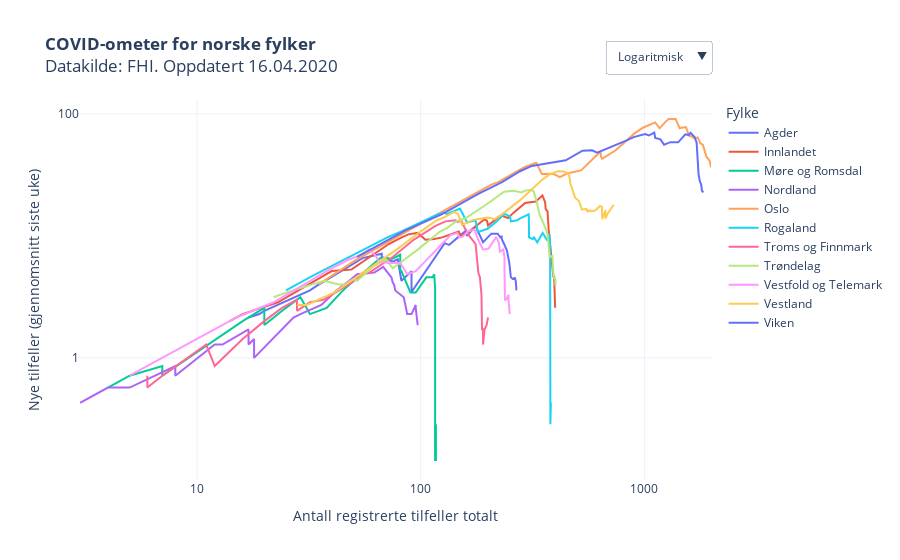

The cell this chart's notebook holds for it:
### Code cell
kategori = [i for i in trejectory["Fylke"].unique()]
kategori.sort()

fig = px.scatter(trejectory, 
                 x="Totale tilfeller", 
                 y="Nye tilfeller", 
                 color="Fylke",
                 hover_name="Fylke",
                 hover_data=["variable"],
                 #animation_frame="variable",
                 #animation_group="RHF",
                 log_y=True,
                 log_x=True,
                 #category_orders={"Fylke": kategori}, 
                 #color_discrete_sequence=colorlist,
                 template = "plotly_white",
                 title = "<b>COVID-ometer for norske fylker</b><br>Datakilde: FHI. Oppdatert "+datetime.today().strftime('%d.%m.%Y'),
                 labels = {"Nye tilfeller": "Nye tilfeller (gjennomsnitt siste uke)", "variable": "Dato", "Totale tilfeller": "Antall registrerte tilfeller totalt"}    
                )

fig.update_layout(
    updatemenus = list([
    dict(type="dropdown", 
         #direction="left", 
         active=0,
         buttons=list([
            dict(label='Logaritmisk',
                 method='update',
                 args=[{'visible': [True]},
                       {'yaxis': {'type': 'log',
                                  "title": "Nye tilfeller (gjennomsnitt siste uke)",
                                  #"range":[0,9900],
                                  "nticks":3},
                       'xaxis': {'type': 'log',
                                 "title": "Antall registrerte tilfeller totalt",
                                "nticks":4}}
                      ]),
            dict(label='Lineær',
                 method='update',
                 args=[{'visible': [True]},
                       {'yaxis': {'type': 'linear',
                                  "title": "Nye tilfeller (gjennomsnitt siste uke)",
                                  #"range":[0,2000],
                                 },
                      'xaxis': {'type': 'linear',
                               "title": "Antall registrerte tilfeller totalt"}}])
            ]),
            showactive=True,
            x=1,
            xanchor="right",
            y=1.07,
            yanchor="bottom"
        )
    ]))

fig.update_yaxes(nticks=3)
fig.update_xaxes(nticks=4)

fig.update_traces(mode="lines")

fig.update_layout(autosize=True,
    #margin=dict(l=100, r=100, t=150, b=0),
    paper_bgcolor='rgba(0, 0, 0, 0)',
    #plot_bgcolor='rgb(248, 248, 255),'
                 )
                  
py.plot(fig, filename='COVID19_koronatrenden.html', auto_open=False)
fig.show()

### Figure 1 — Plotly figure (JSON) as saved in the notebook; plotly's stock layout.template omitted (floating-point values rounded to 4 significant figures)
{"data": [{"customdata": [["09 Mar"], ["10 Mar"], ["11 Mar"], ["12 Mar"], ["13 Mar"], ["14 Mar"], ["15 Mar"], ["16 Mar"], ["17 Mar"], ["18 Mar"], ["19 Mar"], ["20 Mar"], ["21 Mar"], ["22 Mar"], ["23 Mar"], ["24 Mar"], ["25 Mar"], ["26 Mar"], ["27 Mar"], ["28 Mar"], ["29 Mar"], ["30 Mar"], ["31 Mar"], ["01 Apr"], ["02 Apr"], ["03 Apr"], ["04 Apr"], ["05 Apr"], ["06 Apr"], ["07 Apr"], ["08 Apr"], ["09 Apr"], ["10 Apr"], ["11 Apr"], ["12 Apr"], ["13 Apr"], ["14 Apr"], ["15 Apr"]], "hoverlabel": {"namelength": 0}, "hovertemplate": "<b>%{hovertext}</b><br><br>Fylke=Agder<br>Antall registrerte tilfeller totalt=%{x}<br>Nye tilfeller (gjennomsnitt siste uke)=%{y}<br>Dato=%{customdata[0]}", "hovertext": ["Agder", "Agder", "Agder", "Agder", "Agder", "Agder", "Agder", "Agder", "Agder", "Agder", "Agder", "Agder", "Agder", "Agder", "Agder", "Agder", "Agder", "Agder", "Agder", "Agder", "Agder", "Agder", "Agder", "Agder", "Agder", "Agder", "Agder", "Agder", "Agder", "Agder", "Agder", "Agder", "Agder", "Agder", "Agder", "Agder", "Agder", "Agder"], "legendgroup": "Agder", "marker": {"color": "#636efa", "symbol": "circle"}, "mode": "lines", "name": "Agder", "showlegend": true, "type": "scatter", "x": [17, 19, 20, 32, 34, 52, 55, 67, 67, 67, 75, 79, 82, 91, 91, 92, 128, 134, 148, 159, 161, 166, 176, 190, 207, 221, 227, 230, 231, 236, 243, 249, 253, 258, 261, 263, 266, 268], "xaxis": "x", "y": [2.143, 2.286, 2.429, 3.571, 3.857, 6.143, 6.571, 7.143, 6.857, 6.714, 6.143, 6.429, 4.286, 5.143, 3.429, 3.571, 8.714, 8.429, 9.857, 11, 10, 10.71, 12, 8.857, 10.43, 10.43, 9.714, 9.857, 9.286, 8.571, 7.571, 6, 4.571, 4.429, 4.429, 4.571, 4.286, 3.571], "yaxis": "y"}, {"customdata": [["09 Mar"], ["10 Mar"], ["11 Mar"], ["12 Mar"], ["13 Mar"], ["14 Mar"], ["15 Mar"], ["16 Mar"], ["17 Mar"], ["18 Mar"], ["19 Mar"], ["20 Mar"], ["21 Mar"], ["22 Mar"], ["23 Mar"], ["24 Mar"], ["25 Mar"], ["26 Mar"], ["27 Mar"], ["28 Mar"], ["29 Mar"], ["30 Mar"], ["31 Mar"], ["01 Apr"], ["02 Apr"], ["03 Apr"], ["04 Apr"], ["05 Apr"], ["06 Apr"], ["07 Apr"], ["08 Apr"], ["09 Apr"], ["10 Apr"], ["11 Apr"], ["12 Apr"], ["13 Apr"], ["14 Apr"], ["15 Apr"]], "hoverlabel": {"namelength": 0}, "hovertemplate": "<b>%{hovertext}</b><br><br>Fylke=Innlandet<br>Antall registrerte tilfeller totalt=%{x}<br>Nye tilfeller (gjennomsnitt siste uke)=%{y}<br>Dato=%{customdata[0]}", "hovertext": ["Innlandet", "Innlandet", "Innlandet", "Innlandet", "Innlandet", "Innlandet", "Innlandet", "Innlandet", "Innlandet", "Innlandet", "Innlandet", "Innlandet", "Innlandet", "Innlandet", "Innlandet", "Innlandet", "Innlandet", "Innlandet", "Innlandet", "Innlandet", "Innlandet", "Innlandet", "Innlandet", "Innlandet", "Innlandet", "Innlandet", "Innlandet", "Innlandet", "Innlandet", "Innlandet", "Innlandet", "Innlandet", "Innlandet", "Innlandet", "Innlandet", "Innlandet", "Innlandet", "Innlandet"], "legendgroup": "Innlandet", "marker": {"color": "#EF553B", "symbol": "circle"}, "mode": "lines", "name": "Innlandet", "showlegend": true, "type": "scatter", "x": [14, 16, 23, 40, 49, 57, 72, 81, 88, 97, 105, 115, 125, 148, 151, 163, 193, 198, 200, 228, 246, 258, 293, 327, 344, 350, 360, 362, 369, 373, 381, 387, 389, 392, 395, 396, 398, 399], "xaxis": "x", "y": [2, 2.286, 2.857, 5.143, 5.286, 6.429, 8.571, 9.571, 10.29, 10.57, 9.286, 9.429, 9.714, 10.86, 10, 10.71, 13.71, 13.29, 12.14, 14.71, 14, 15.29, 18.57, 19.14, 20.86, 21.43, 18.86, 16.57, 15.86, 11.43, 7.714, 6.143, 5.571, 4.571, 4.714, 3.857, 3.571, 2.571], "yaxis": "y"}, {"customdata": [["09 Mar"], ["10 Mar"], ["11 Mar"], ["12 Mar"], ["13 Mar"], ["14 Mar"], ["15 Mar"], ["16 Mar"], ["17 Mar"], ["18 Mar"], ["19 Mar"], ["20 Mar"], ["21 Mar"], ["22 Mar"], ["23 Mar"], ["24 Mar"], ["25 Mar"], ["26 Mar"], ["27 Mar"], ["28 Mar"], ["29 Mar"], ["30 Mar"], ["31 Mar"], ["01 Apr"], ["02 Apr"], ["03 Apr"], ["04 Apr"], ["05 Apr"], ["06 Apr"], ["07 Apr"], ["08 Apr"], ["09 Apr"], ["10 Apr"], ["11 Apr"], ["12 Apr"], ["13 Apr"], ["14 Apr"], ["15 Apr"]], "hoverlabel": {"namelength": 0}, "hovertemplate": "<b>%{hovertext}</b><br><br>Fylke=Møre og Romsdal<br>Antall registrerte tilfeller totalt=%{x}<br>Nye tilfeller (gjennomsnitt siste uke)=%{y}<br>Dato=%{customdata[0]}", "hovertext": ["Møre og Romsdal", "Møre og Romsdal", "Møre og Romsdal", "Møre og Romsdal", "Møre og Romsdal", "Møre og Romsdal", "Møre og Romsdal", "Møre og Romsdal", "Møre og Romsdal", "Møre og Romsdal", "Møre og Romsdal", "Møre og Romsdal", "Møre og Romsdal", "Møre og Romsdal", "Møre og Romsdal", "Møre og Romsdal", "Møre og Romsdal", "Møre og Romsdal", "Møre og Romsdal", "Møre og Romsdal", "Møre og Romsdal", "Møre og Romsdal", "Møre og Romsdal", "Møre og Romsdal", "Møre og Romsdal", "Møre og Romsdal", "Møre og Romsdal", "Møre og Romsdal", "Møre og Romsdal", "Møre og Romsdal", "Møre og Romsdal", "Møre og Romsdal", "Møre og Romsdal", "Møre og Romsdal", "Møre og Romsdal", "Møre og Romsdal", "Møre og Romsdal", "Møre og Romsdal"], "legendgroup": "Møre og Romsdal", "marker": {"color": "#00cc96", "symbol": "circle"}, "mode": "lines", "name": "Møre og Romsdal", "showlegend": true, "type": "scatter", "x": [4, 5, 7, 7, 7, 16, 20, 20, 20, 20, 25, 29, 32, 38, 44, 46, 66, 71, 74, 81, 81, 81, 82, 90, 95, 106, 113, 115, 115, 115, 116, 116, 116, 116, 116, 117, 117, 117], "xaxis": "x", "y": [0.5714, 0.7143, 0.8571, 0.7143, 0.7143, 2, 2.571, 2.286, 2.143, 1.857, 2.571, 3.143, 2.286, 2.571, 3.429, 3.714, 6.571, 6.571, 6.429, 7, 6.143, 5.286, 5.143, 3.429, 3.429, 4.571, 4.571, 4.857, 4.857, 4.714, 3.714, 3, 1.429, 0.4286, 0.1429, 0.2857, 0.2857, 0.1429], "yaxis": "y"}, {"customdata": [["09 Mar"], ["10 Mar"], ["11 Mar"], ["12 Mar"], ["13 Mar"], ["14 Mar"], ["15 Mar"], ["16 Mar"], ["17 Mar"], ["18 Mar"], ["19 Mar"], ["20 Mar"], ["21 Mar"], ["22 Mar"], ["23 Mar"], ["24 Mar"], ["25 Mar"], ["26 Mar"], ["27 Mar"], ["28 Mar"], ["29 Mar"], ["30 Mar"], ["31 Mar"], ["01 Apr"], ["02 Apr"], ["03 Apr"], ["04 Apr"], ["05 Apr"], ["06 Apr"], ["07 Apr"], ["08 Apr"], ["09 Apr"], ["10 Apr"], ["11 Apr"], ["12 Apr"], ["13 Apr"], ["14 Apr"], ["15 Apr"]], "hoverlabel": {"namelength": 0}, "hovertemplate": "<b>%{hovertext}</b><br><br>Fylke=Nordland<br>Antall registrerte tilfeller totalt=%{x}<br>Nye tilfeller (gjennomsnitt siste uke)=%{y}<br>Dato=%{customdata[0]}", "hovertext": ["Nordland", "Nordland", "Nordland", "Nordland", "Nordland", "Nordland", "Nordland", "Nordland", "Nordland", "Nordland", "Nordland", "Nordland", "Nordland", "Nordland", "Nordland", "Nordland", "Nordland", "Nordland", "Nordland", "Nordland", "Nordland", "Nordland", "Nordland", "Nordland", "Nordland", "Nordland", "Nordland", "Nordland", "Nordland", "Nordland", "Nordland", "Nordland", "Nordland", "Nordland", "Nordland", "Nordland", "Nordland", "Nordland"], "legendgroup": "Nordland", "marker": {"color": "#ab63fa", "symbol": "circle"}, "mode": "lines", "name": "Nordland", "showlegend": true, "type": "scatter", "x": [3, 3, 3, 4, 5, 8, 8, 11, 11, 12, 13, 17, 17, 18, 18, 18, 27, 29, 36, 42, 46, 48, 52, 62, 68, 71, 74, 75, 76, 77, 84, 86, 87, 90, 91, 95, 95, 97], "xaxis": "x", "y": [0.4286, 0.4286, 0.4286, 0.5714, 0.5714, 0.8571, 0.7143, 1.143, 1.143, 1.286, 1.286, 1.714, 1.286, 1.429, 1, 1, 2.143, 2.286, 2.714, 3.571, 4, 4.286, 4.857, 5, 5.571, 5, 4.571, 4.143, 4, 3.571, 3.143, 2.571, 2.286, 2.286, 2.286, 2.714, 2.571, 1.857], "yaxis": "y"}, {"customdata": [["09 Mar"], ["10 Mar"], ["11 Mar"], ["12 Mar"], ["13 Mar"], ["14 Mar"], ["15 Mar"], ["16 Mar"], ["17 Mar"], ["18 Mar"], ["19 Mar"], ["20 Mar"], ["21 Mar"], ["22 Mar"], ["23 Mar"], ["24 Mar"], ["25 Mar"], ["26 Mar"], ["27 Mar"], ["28 Mar"], ["29 Mar"], ["30 Mar"], ["31 Mar"], ["01 Apr"], ["02 Apr"], ["03 Apr"], ["04 Apr"], ["05 Apr"], ["06 Apr"], ["07 Apr"], ["08 Apr"], ["09 Apr"], ["10 Apr"], ["11 Apr"], ["12 Apr"], ["13 Apr"], ["14 Apr"], ["15 Apr"]], "hoverlabel": {"namelength": 0}, "hovertemplate": "<b>%{hovertext}</b><br><br>Fylke=Oslo<br>Antall registrerte tilfeller totalt=%{x}<br>Nye tilfeller (gjennomsnitt siste uke)=%{y}<br>Dato=%{customdata[0]}", "hovertext": ["Oslo", "Oslo", "Oslo", "Oslo", "Oslo", "Oslo", "Oslo", "Oslo", "Oslo", "Oslo", "Oslo", "Oslo", "Oslo", "Oslo", "Oslo", "Oslo", "Oslo", "Oslo", "Oslo", "Oslo", "Oslo", "Oslo", "Oslo", "Oslo", "Oslo", "Oslo", "Oslo", "Oslo", "Oslo", "Oslo", "Oslo", "Oslo", "Oslo", "Oslo", "Oslo", "Oslo", "Oslo", "Oslo"], "legendgroup": "Oslo", "marker": {"color": "#FFA15A", "symbol": "circle"}, "mode": "lines", "name": "Oslo", "showlegend": true, "type": "scatter", "x": [35, 51, 123, 166, 207, 222, 281, 292, 329, 348, 392, 419, 448, 523, 636, 640, 647, 744, 903, 989, 1118, 1169, 1233, 1281, 1379, 1438, 1534, 1582, 1626, 1673, 1730, 1780, 1827, 1866, 1893, 1926, 1960, 1985], "xaxis": "x", "y": [4, 6.286, 15.57, 21.14, 26.29, 27.57, 35.14, 36.71, 39.71, 32.14, 32.29, 30.29, 32.29, 34.57, 49.14, 44.43, 42.71, 50.29, 69.14, 77.29, 85, 76.14, 84.71, 90.57, 90.71, 76.43, 77.86, 66.29, 65.29, 62.86, 64.14, 57.29, 55.57, 47.43, 44.43, 42.86, 41, 36.43], "yaxis": "y"}, {"customdata": [["09 Mar"], ["10 Mar"], ["11 Mar"], ["12 Mar"], ["13 Mar"], ["14 Mar"], ["15 Mar"], ["16 Mar"], ["17 Mar"], ["18 Mar"], ["19 Mar"], ["20 Mar"], ["21 Mar"], ["22 Mar"], ["23 Mar"], ["24 Mar"], ["25 Mar"], ["26 Mar"], ["27 Mar"], ["28 Mar"], ["29 Mar"], ["30 Mar"], ["31 Mar"], ["01 Apr"], ["02 Apr"], ["03 Apr"], ["04 Apr"], ["05 Apr"], ["06 Apr"], ["07 Apr"], ["08 Apr"], ["09 Apr"], ["10 Apr"], ["11 Apr"], ["12 Apr"], ["13 Apr"], ["14 Apr"], ["15 Apr"]], "hoverlabel": {"namelength": 0}, "hovertemplate": "<b>%{hovertext}</b><br><br>Fylke=Rogaland<br>Antall registrerte tilfeller totalt=%{x}<br>Nye tilfeller (gjennomsnitt siste uke)=%{y}<br>Dato=%{customdata[0]}", "hovertext": ["Rogaland", "Rogaland", "Rogaland", "Rogaland", "Rogaland", "Rogaland", "Rogaland", "Rogaland", "Rogaland", "Rogaland", "Rogaland", "Rogaland", "Rogaland", "Rogaland", "Rogaland", "Rogaland", "Rogaland", "Rogaland", "Rogaland", "Rogaland", "Rogaland", "Rogaland", "Rogaland", "Rogaland", "Rogaland", "Rogaland", "Rogaland", "Rogaland", "Rogaland", "Rogaland", "Rogaland", "Rogaland", "Rogaland", "Rogaland", "Rogaland", "Rogaland", "Rogaland", "Rogaland"], "legendgroup": "Rogaland", "marker": {"color": "#19d3f3", "symbol": "circle"}, "mode": "lines", "name": "Rogaland", "showlegend": true, "type": "scatter", "x": [25, 33, 71, 82, 105, 119, 127, 131, 150, 161, 176, 180, 199, 219, 237, 251, 253, 270, 277, 304, 305, 305, 317, 321, 332, 351, 368, 372, 377, 378, 379, 379, 379, 379, 380, 380, 380, 382], "xaxis": "x", "y": [3.571, 4.714, 9.714, 10.86, 13.43, 15, 15.43, 15.14, 16.71, 12.86, 13.43, 10.71, 11.43, 13.14, 15.14, 14.43, 13.14, 13.43, 13.86, 15, 12.29, 9.714, 9.429, 9.714, 8.857, 10.57, 9.143, 9.571, 10.29, 8.714, 8.286, 6.714, 4, 1.571, 1.143, 0.4286, 0.2857, 0.4286], "yaxis": "y"}, {"customdata": [["09 Mar"], ["10 Mar"], ["11 Mar"], ["12 Mar"], ["13 Mar"], ["14 Mar"], ["15 Mar"], ["16 Mar"], ["17 Mar"], ["18 Mar"], ["19 Mar"], ["20 Mar"], ["21 Mar"], ["22 Mar"], ["23 Mar"], ["24 Mar"], ["25 Mar"], ["26 Mar"], ["27 Mar"], ["28 Mar"], ["29 Mar"], ["30 Mar"], ["31 Mar"], ["01 Apr"], ["02 Apr"], ["03 Apr"], ["04 Apr"], ["05 Apr"], ["06 Apr"], ["07 Apr"], ["08 Apr"], ["09 Apr"], ["10 Apr"], ["11 Apr"], ["12 Apr"], ["13 Apr"], ["14 Apr"], ["15 Apr"]], "hoverlabel": {"namelength": 0}, "hovertemplate": "<b>%{hovertext}</b><br><br>Fylke=Troms og Finnmark<br>Antall registrerte tilfeller totalt=%{x}<br>Nye tilfeller (gjennomsnitt siste uke)=%{y}<br>Dato=%{customdata[0]}", "hovertext": ["Troms og Finnmark", "Troms og Finnmark", "Troms og Finnmark", "Troms og Finnmark", "Troms og Finnmark", "Troms og Finnmark", "Troms og Finnmark", "Troms og Finnmark", "Troms og Finnmark", "Troms og Finnmark", "Troms og Finnmark", "Troms og Finnmark", "Troms og Finnmark", "Troms og Finnmark", "Troms og Finnmark", "Troms og Finnmark", "Troms og Finnmark", "Troms og Finnmark", "Troms og Finnmark", "Troms og Finnmark", "Troms og Finnmark", "Troms og Finnmark", "Troms og Finnmark", "Troms og Finnmark", "Troms og Finnmark", "Troms og Finnmark", "Troms og Finnmark", "Troms og Finnmark", "Troms og Finnmark", "Troms og Finnmark", "Troms og Finnmark", "Troms og Finnmark", "Troms og Finnmark", "Troms og Finnmark", "Troms og Finnmark", "Troms og Finnmark", "Troms og Finnmark", "Troms og Finnmark"], "legendgroup": "Troms og Finnmark", "marker": {"color": "#FF6692", "symbol": "circle"}, "mode": "lines", "name": "Troms og Finnmark", "showlegend": true, "type": "scatter", "x": [6, 6, 7, 11, 12, 16, 20, 21, 24, 28, 28, 32, 37, 49, 55, 59, 75, 93, 116, 129, 143, 146, 152, 157, 164, 176, 178, 181, 181, 184, 185, 187, 188, 190, 190, 193, 197, 200], "xaxis": "x", "y": [0.7143, 0.5714, 0.7143, 1.286, 0.8571, 1.429, 2, 2.143, 2.571, 3, 2.429, 2.857, 3, 4.143, 4.857, 5, 6.714, 9.286, 12, 13.14, 13.43, 13, 13.29, 11.71, 10.14, 8.571, 7, 5.429, 5, 4.571, 4, 3.286, 1.714, 1.714, 1.286, 1.714, 1.857, 2.143], "yaxis": "y"}, {"customdata": [["09 Mar"], ["10 Mar"], ["11 Mar"], ["12 Mar"], ["13 Mar"], ["14 Mar"], ["15 Mar"], ["16 Mar"], ["17 Mar"], ["18 Mar"], ["19 Mar"], ["20 Mar"], ["21 Mar"], ["22 Mar"], ["23 Mar"], ["24 Mar"], ["25 Mar"], ["26 Mar"], ["27 Mar"], ["28 Mar"], ["29 Mar"], ["30 Mar"], ["31 Mar"], ["01 Apr"], ["02 Apr"], ["03 Apr"], ["04 Apr"], ["05 Apr"], ["06 Apr"], ["07 Apr"], ["08 Apr"], ["09 Apr"], ["10 Apr"], ["11 Apr"], ["12 Apr"], ["13 Apr"], ["14 Apr"], ["15 Apr"]], "hoverlabel": {"namelength": 0}, "hovertemplate": "<b>%{hovertext}</b><br><br>Fylke=Trøndelag<br>Antall registrerte tilfeller totalt=%{x}<br>Nye tilfeller (gjennomsnitt siste uke)=%{y}<br>Dato=%{customdata[0]}", "hovertext": ["Trøndelag", "Trøndelag", "Trøndelag", "Trøndelag", "Trøndelag", "Trøndelag", "Trøndelag", "Trøndelag", "Trøndelag", "Trøndelag", "Trøndelag", "Trøndelag", "Trøndelag", "Trøndelag", "Trøndelag", "Trøndelag", "Trøndelag", "Trøndelag", "Trøndelag", "Trøndelag", "Trøndelag", "Trøndelag", "Trøndelag", "Trøndelag", "Trøndelag", "Trøndelag", "Trøndelag", "Trøndelag", "Trøndelag", "Trøndelag", "Trøndelag", "Trøndelag", "Trøndelag", "Trøndelag", "Trøndelag", "Trøndelag", "Trøndelag", "Trøndelag"], "legendgroup": "Trøndelag", "marker": {"color": "#B6E880", "symbol": "circle"}, "mode": "lines", "name": "Trøndelag", "showlegend": true, "type": "scatter", "x": [22, 22, 25, 37, 43, 46, 50, 52, 61, 70, 75, 97, 122, 131, 144, 158, 196, 236, 261, 281, 296, 311, 320, 330, 340, 352, 361, 369, 372, 375, 377, 388, 391, 393, 400, 400, 403, 405], "xaxis": "x", "y": [3.143, 3.143, 3.429, 4.286, 4, 4, 4.429, 4.286, 5.571, 6.429, 5.429, 7.714, 10.86, 11.57, 13.14, 13.86, 18, 23, 23.43, 22.71, 23.57, 23.86, 23.14, 19.14, 14.86, 13, 11.43, 10.43, 8.714, 7.857, 6.714, 6.857, 5.571, 4.571, 4.429, 4, 4, 4], "yaxis": "y"}, {"customdata": [["09 Mar"], ["10 Mar"], ["11 Mar"], ["12 Mar"], ["13 Mar"], ["14 Mar"], ["15 Mar"], ["16 Mar"], ["17 Mar"], ["18 Mar"], ["19 Mar"], ["20 Mar"], ["21 Mar"], ["22 Mar"], ["23 Mar"], ["24 Mar"], ["25 Mar"], ["26 Mar"], ["27 Mar"], ["28 Mar"], ["29 Mar"], ["30 Mar"], ["31 Mar"], ["01 Apr"], ["02 Apr"], ["03 Apr"], ["04 Apr"], ["05 Apr"], ["06 Apr"], ["07 Apr"], ["08 Apr"], ["09 Apr"], ["10 Apr"], ["11 Apr"], ["12 Apr"], ["13 Apr"], ["14 Apr"], ["15 Apr"]], "hoverlabel": {"namelength": 0}, "hovertemplate": "<b>%{hovertext}</b><br><br>Fylke=Vestfold og Telemark<br>Antall registrerte tilfeller totalt=%{x}<br>Nye tilfeller (gjennomsnitt siste uke)=%{y}<br>Dato=%{customdata[0]}", "hovertext": ["Vestfold og Telemark", "Vestfold og Telemark", "Vestfold og Telemark", "Vestfold og Telemark", "Vestfold og Telemark", "Vestfold og Telemark", "Vestfold og Telemark", "Vestfold og Telemark", "Vestfold og Telemark", "Vestfold og Telemark", "Vestfold og Telemark", "Vestfold og Telemark", "Vestfold og Telemark", "Vestfold og Telemark", "Vestfold og Telemark", "Vestfold og Telemark", "Vestfold og Telemark", "Vestfold og Telemark", "Vestfold og Telemark", "Vestfold og Telemark", "Vestfold og Telemark", "Vestfold og Telemark", "Vestfold og Telemark", "Vestfold og Telemark", "Vestfold og Telemark", "Vestfold og Telemark", "Vestfold og Telemark", "Vestfold og Telemark", "Vestfold og Telemark", "Vestfold og Telemark", "Vestfold og Telemark", "Vestfold og Telemark", "Vestfold og Telemark", "Vestfold og Telemark", "Vestfold og Telemark", "Vestfold og Telemark", "Vestfold og Telemark", "Vestfold og Telemark"], "legendgroup": "Vestfold og Telemark", "marker": {"color": "#FF97FF", "symbol": "circle"}, "mode": "lines", "name": "Vestfold og Telemark", "showlegend": true, "type": "scatter", "x": [5, 5, 15, 22, 30, 39, 48, 53, 59, 63, 65, 72, 81, 85, 87, 95, 114, 136, 146, 149, 154, 163, 174, 180, 190, 201, 217, 220, 224, 226, 234, 237, 237, 238, 241, 247, 247, 250], "xaxis": "x", "y": [0.7143, 0.7143, 2.143, 2.857, 4, 5.286, 6.429, 6.857, 7.714, 6.857, 6.143, 6, 6, 5.286, 4.857, 5.143, 7.286, 10.14, 10.57, 9.714, 9.857, 10.86, 11.29, 9.429, 7.714, 7.857, 9.714, 9.429, 8.714, 7.429, 7.714, 6.714, 5.143, 3, 3, 3.286, 3, 2.286], "yaxis": "y"}, {"customdata": [["09 Mar"], ["10 Mar"], ["11 Mar"], ["12 Mar"], ["13 Mar"], ["14 Mar"], ["15 Mar"], ["16 Mar"], ["17 Mar"], ["18 Mar"], ["19 Mar"], ["20 Mar"], ["21 Mar"], ["22 Mar"], ["23 Mar"], ["24 Mar"], ["25 Mar"], ["26 Mar"], ["27 Mar"], ["28 Mar"], ["29 Mar"], ["30 Mar"], ["31 Mar"], ["01 Apr"], ["02 Apr"], ["03 Apr"], ["04 Apr"], ["05 Apr"], ["06 Apr"], ["07 Apr"], ["08 Apr"], ["09 Apr"], ["10 Apr"], ["11 Apr"], ["12 Apr"], ["13 Apr"], ["14 Apr"], ["15 Apr"]], "hoverlabel": {"namelength": 0}, "hovertemplate": "<b>%{hovertext}</b><br><br>Fylke=Vestland<br>Antall registrerte tilfeller totalt=%{x}<br>Nye tilfeller (gjennomsnitt siste uke)=%{y}<br>Dato=%{customdata[0]}", "hovertext": ["Vestland", "Vestland", "Vestland", "Vestland", "Vestland", "Vestland", "Vestland", "Vestland", "Vestland", "Vestland", "Vestland", "Vestland", "Vestland", "Vestland", "Vestland", "Vestland", "Vestland", "Vestland", "Vestland", "Vestland", "Vestland", "Vestland", "Vestland", "Vestland", "Vestland", "Vestland", "Vestland", "Vestland", "Vestland", "Vestland", "Vestland", "Vestland", "Vestland", "Vestland", "Vestland", "Vestland", "Vestland", "Vestland"], "legendgroup": "Vestland", "marker": {"color": "#FECB52", "symbol": "circle"}, "mode": "lines", "name": "Vestland", "showlegend": true, "type": "scatter", "x": [28, 31, 41, 67, 78, 101, 118, 127, 141, 147, 153, 173, 200, 214, 234, 279, 346, 375, 410, 436, 445, 460, 467, 490, 510, 525, 552, 556, 573, 578, 603, 633, 646, 648, 670, 670, 684, 729], "xaxis": "x", "y": [2.714, 2.714, 3.429, 6.429, 7.714, 11, 13.43, 14.14, 15.71, 15.14, 12.29, 13.57, 14.14, 13.71, 15.29, 19.71, 28.43, 31.71, 33.86, 33.71, 33, 32.29, 26.86, 20.57, 19.29, 16.43, 16.57, 15.86, 16.14, 15.86, 16.14, 17.57, 17.29, 13.71, 16.29, 13.86, 15.14, 18], "yaxis": "y"}, {"customdata": [["09 Mar"], ["10 Mar"], ["11 Mar"], ["12 Mar"], ["13 Mar"], ["14 Mar"], ["15 Mar"], ["16 Mar"], ["17 Mar"], ["18 Mar"], ["19 Mar"], ["20 Mar"], ["21 Mar"], ["22 Mar"], ["23 Mar"], ["24 Mar"], ["25 Mar"], ["26 Mar"], ["27 Mar"], ["28 Mar"], ["29 Mar"], ["30 Mar"], ["31 Mar"], ["01 Apr"], ["02 Apr"], ["03 Apr"], ["04 Apr"], ["05 Apr"], ["06 Apr"], ["07 Apr"], ["08 Apr"], ["09 Apr"], ["10 Apr"], ["11 Apr"], ["12 Apr"], ["13 Apr"], ["14 Apr"], ["15 Apr"]], "hoverlabel": {"namelength": 0}, "hovertemplate": "<b>%{hovertext}</b><br><br>Fylke=Viken<br>Antall registrerte tilfeller totalt=%{x}<br>Nye tilfeller (gjennomsnitt siste uke)=%{y}<br>Dato=%{customdata[0]}", "hovertext": ["Viken", "Viken", "Viken", "Viken", "Viken", "Viken", "Viken", "Viken", "Viken", "Viken", "Viken", "Viken", "Viken", "Viken", "Viken", "Viken", "Viken", "Viken", "Viken", "Viken", "Viken", "Viken", "Viken", "Viken", "Viken", "Viken", "Viken", "Viken", "Viken", "Viken", "Viken", "Viken", "Viken", "Viken", "Viken", "Viken", "Viken", "Viken"], "legendgroup": "Viken", "marker": {"color": "#636efa", "symbol": "circle"}, "mode": "lines", "name": "Viken", "showlegend": true, "type": "scatter", "x": [52, 86, 124, 154, 180, 231, 278, 314, 358, 410, 445, 529, 583, 615, 674, 748, 834, 896, 1007, 1048, 1107, 1118, 1180, 1225, 1306, 1416, 1524, 1576, 1608, 1647, 1677, 1712, 1723, 1747, 1771, 1793, 1810, 1836], "xaxis": "x", "y": [6.714, 11.14, 15, 18.71, 22, 27.57, 33.86, 37.43, 38.86, 40.86, 41.57, 49.86, 50.29, 48.14, 51.43, 55.71, 60.57, 64.43, 68.29, 66.43, 70.29, 63.43, 61.71, 55.86, 58.57, 58.43, 68, 67, 70, 66.71, 64.57, 58, 43.86, 31.86, 27.86, 26.43, 23.29, 22.71], "yaxis": "y"}], "layout": {"autosize": true, "legend": {"title": {"text": "Fylke"}, "tracegroupgap": 0}, "paper_bgcolor": "rgba(0, 0, 0, 0)", "title": {"text": "<b>COVID-ometer for norske fylker</b><br>Datakilde: FHI. Oppdatert 16.04.2020"}, "updatemenus": [{"active": 0, "buttons": [{"args": [{"visible": [true]}, {"xaxis": {"nticks": 4, "title": "Antall registrerte tilfeller totalt", "type": "log"}, "yaxis": {"nticks": 3, "title": "Nye tilfeller (gjennomsnitt siste uke)", "type": "log"}}], "label": "Logaritmisk", "method": "update"}, {"args": [{"visible": [true]}, {"xaxis": {"title": "Antall registrerte tilfeller totalt", "type": "linear"}, "yaxis": {"title": "Nye tilfeller (gjennomsnitt siste uke)", "type": "linear"}}], "label": "Lineær", "method": "update"}], "showactive": true, "type": "dropdown", "x": 1, "xanchor": "right", "y": 1.07, "yanchor": "bottom"}], "xaxis": {"anchor": "y", "domain": [0, 1], "nticks": 4, "title": {"text": "Antall registrerte tilfeller totalt"}, "type": "log"}, "yaxis": {"anchor": "x", "domain": [0, 1], "nticks": 3, "title": {"text": "Nye tilfeller (gjennomsnitt siste uke)"}, "type": "log"}}}
